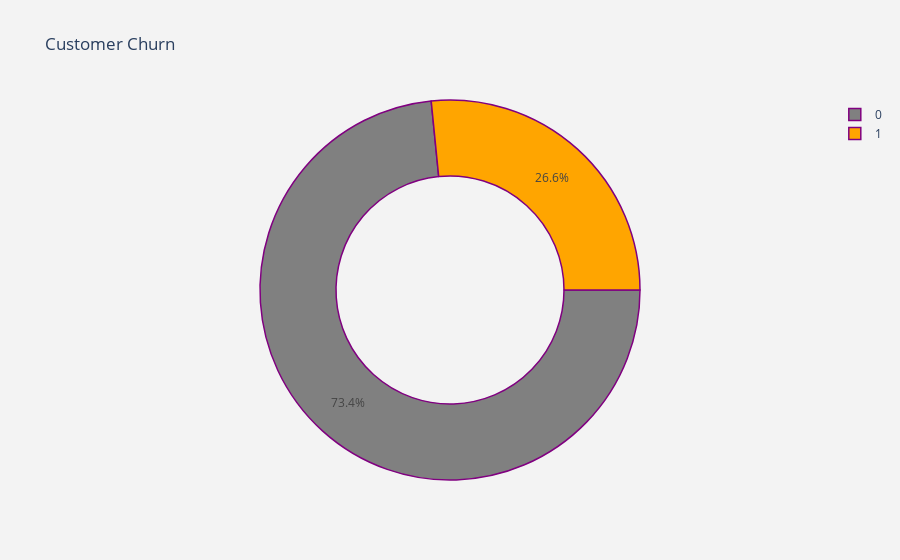

Notebook code for this chart:
### Markdown cell above
### Total customer churn

### Code cell
#visualizing the total customer churn
churn_labels = df["Churn"].value_counts().keys().tolist()
churn_values = df["Churn"].value_counts().values.tolist()
plot_data = [go.Pie(labels=churn_labels,
                    values=churn_values,
                    marker=dict(colors=['grey','orange'], line=dict(color="purple",width=1.5)),
                    rotation=90,
                    hoverinfo="label+value+text",
                    hole= .6)          
            ]                    
plot_layout = go.Layout(dict(title="Customer Churn",
                             plot_bgcolor='rgb(243,243,243)',
                             paper_bgcolor='rgb(243,243,243)')) 
fig = go.Figure(data=plot_data,layout=plot_layout) 
po.iplot(fig)

### Figure 1 — Plotly figure (JSON) as saved in the notebook; plotly's stock layout.template omitted (floating-point values rounded to 4 significant figures)
{"data": [{"hole": 0.6, "hoverinfo": "label+value+text", "labels": [0, 1], "marker": {"colors": ["grey", "orange"], "line": {"color": "purple", "width": 1.5}}, "rotation": 90, "type": "pie", "values": [5163, 1869]}], "layout": {"paper_bgcolor": "rgb(243,243,243)", "plot_bgcolor": "rgb(243,243,243)", "title": {"text": "Customer Churn"}}}
